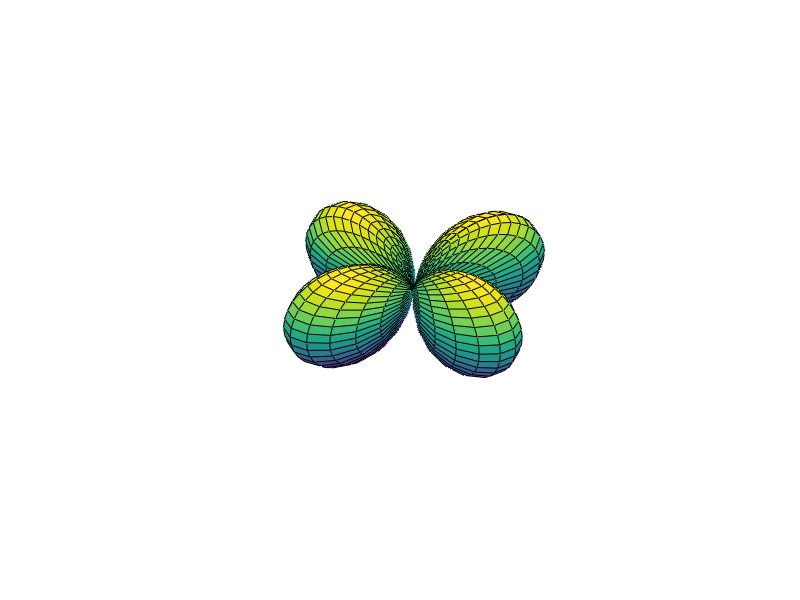

Source code (MATLAB):
clear all;
close all;
theta = (0:.02:1)*pi;
phi   = (0:.02:1)*2*pi;
[Theta, Phi] = meshgrid(theta, phi);
%Cornner Reflector Factor de forma
Eo=(cos(0.5*pi.*cos(theta)))./sin(theta);
H= abs(Eo.*exp(i*(0.5*pi).*sin(Theta).*cos(Phi))...
       +Eo.*exp(i*(0.5*pi).*sin(Theta).*cos(Phi-0.5*pi)+(i*pi))...
       +Eo.*exp(i*(0.5*pi).*sin(Theta).*cos(Phi-pi))...
       +Eo.*exp(i*(0.5*pi).*sin(Theta).*cos(Phi-1.5*pi)+(i*pi)));
X     =  H.*sin(Theta).*cos(Phi);
Y     =  H.*sin(Theta).*sin(Phi);
Z     =  H.*cos(Theta);
figure('Color','White')
surf(X,Y,Z);
axis equal off;